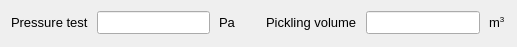
<?xml version="1.0" encoding="UTF-8"?>
<ui version="4.0">
 <class>TreatmentDesignForm</class>
 <widget class="QWidget" name="TreatmentDesignForm">
  <property name="geometry">
   <rect>
    <x>0</x>
    <y>0</y>
    <width>517</width>
    <height>47</height>
   </rect>
  </property>
  <property name="font">
   <font>
    <pointsize>10</pointsize>
   </font>
  </property>
  <property name="windowTitle">
   <string>Form</string>
  </property>
  <property name="locale">
   <locale language="English" country="UnitedStates"/>
  </property>
  <layout class="QGridLayout" name="gridLayout">
   <property name="horizontalSpacing">
    <number>30</number>
   </property>
   <property name="verticalSpacing">
    <number>12</number>
   </property>
   <item row="0" column="0">
    <layout class="QFormLayout" name="formLayout">
     <property name="horizontalSpacing">
      <number>9</number>
     </property>
     <property name="verticalSpacing">
      <number>9</number>
     </property>
     <item row="0" column="0">
      <widget class="QLabel" name="td_pressure_test_label">
       <property name="text">
        <string notr="true">Pressure test</string>
       </property>
      </widget>
     </item>
     <item row="0" column="1">
      <layout class="QHBoxLayout" name="horizontalLayout_2">
       <item>
        <widget class="QLineEdit" name="td_pressure_test_lineedit"/>
       </item>
       <item>
        <widget class="QLabel" name="td_pressure_test_unit_label">
         <property name="sizePolicy">
          <sizepolicy hsizetype="Fixed" vsizetype="Preferred">
           <horstretch>0</horstretch>
           <verstretch>0</verstretch>
          </sizepolicy>
         </property>
         <property name="text">
          <string>Pa</string>
         </property>
        </widget>
       </item>
      </layout>
     </item>
    </layout>
   </item>
   <item row="0" column="1">
    <layout class="QFormLayout" name="formLayout_2">
     <property name="horizontalSpacing">
      <number>9</number>
     </property>
     <property name="verticalSpacing">
      <number>9</number>
     </property>
     <item row="0" column="0">
      <widget class="QLabel" name="td_pickling_volume_label">
       <property name="text">
        <string notr="true">Pickling volume</string>
       </property>
      </widget>
     </item>
     <item row="0" column="1">
      <layout class="QHBoxLayout" name="horizontalLayout_3">
       <item>
        <widget class="QLineEdit" name="td_pickling_volume_lineedit"/>
       </item>
       <item>
        <widget class="QLabel" name="td_pickling_volume_unit_label">
         <property name="sizePolicy">
          <sizepolicy hsizetype="Fixed" vsizetype="Preferred">
           <horstretch>0</horstretch>
           <verstretch>0</verstretch>
          </sizepolicy>
         </property>
         <property name="text">
          <string>m&lt;span style=&quot; vertical-align:super;&quot;&gt;3&lt;/span&gt;</string>
         </property>
        </widget>
       </item>
      </layout>
     </item>
    </layout>
   </item>
  </layout>
 </widget>
 <resources/>
 <connections/>
</ui>
